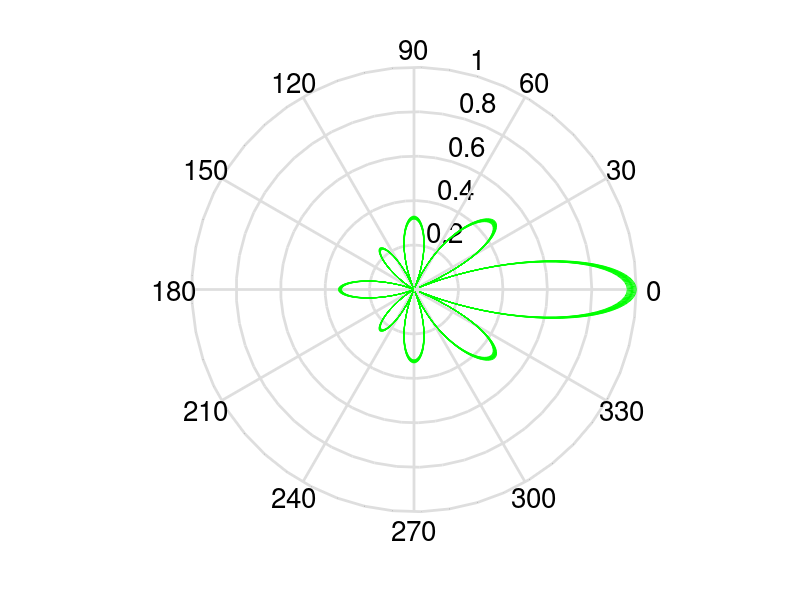

Recreate this plot in MATLAB.
% A plot of microphone polar paterns.
%
theta = pi*[-180:1:180]/180;  % degrees converted to radians


% patterns, uncomment one
%gain = abs(1 +     0*theta); %Omni
%gain = abs(0.9 +     0.1*cos(theta)); %Omni practical
%gain = abs(0.5 +   0.5*cos(theta)); %Cardioid 
%gain = abs(0.33 + 0.67*cos(theta)); %Super Cardioid 
%gain = abs(0.0 +   1.0*cos(theta)); %Figure 8 
gain = abs((cos(4*theta).*(0.33 + 0.67*cos(theta).^5))); %Figure 8 
clf;
polar(theta, gain, '-g');
set (gca, "fontsize", 20, "linewidth", 2, "rtick", 0.2:0.2:1, "ttick", 0:30:330);
hold on;  %kludge to increase line width
%kludge to change plot line color--color exchange in The Gimp. [0,50,75]
%size the figure to about 600 pixels high (2/3 of my laptop screen) 
gain1=gain*0.995;
polar(theta, gain1, '-g');
gain1=gain*0.990;
polar(theta, gain1, '-g');
gain1=gain*0.985;
polar(theta, gain1, '-g');
gain1=gain*0.980;
polar(theta, gain1, '-g');
gain1=gain*0.985;
polar(theta, gain1, '-g');
gain1=gain*0.980;
polar(theta, gain1, '-g');
gain1=gain*0.975;
polar(theta, gain1, '-g');
gain1=gain*0.970;
polar(theta, gain1, '-g');
gain1=gain*0.965;
polar(theta, gain1, '-g');
gain1=gain*0.960;
polar(theta, gain1, '-g');

